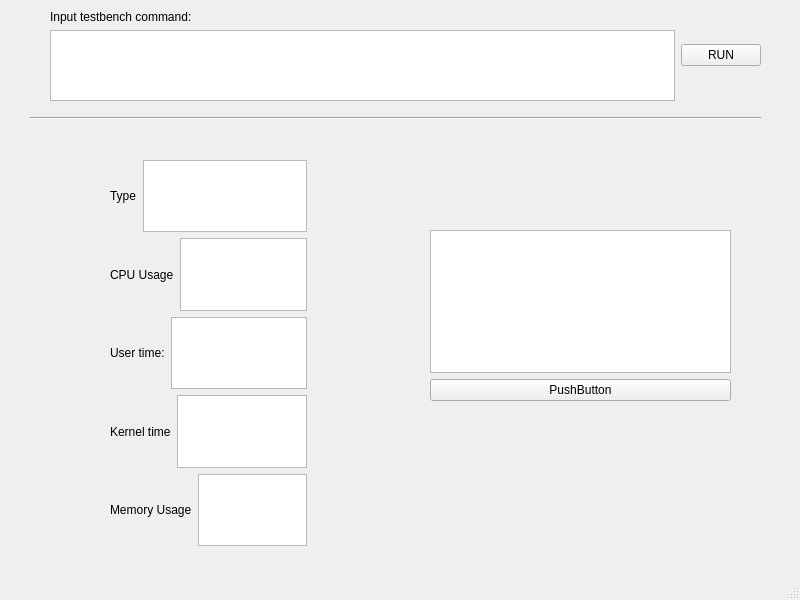
<?xml version="1.0" encoding="UTF-8"?>
<ui version="4.0">
 <class>MainWindow</class>
 <widget class="QMainWindow" name="MainWindow">
  <property name="geometry">
   <rect>
    <x>0</x>
    <y>0</y>
    <width>800</width>
    <height>600</height>
   </rect>
  </property>
  <property name="windowTitle">
   <string>MainWindow</string>
  </property>
  <widget class="QWidget" name="centralwidget">
   <widget class="Line" name="line">
    <property name="geometry">
     <rect>
      <x>30</x>
      <y>110</y>
      <width>731</width>
      <height>16</height>
     </rect>
    </property>
    <property name="orientation">
     <enum>Qt::Horizontal</enum>
    </property>
   </widget>
   <widget class="QWidget" name="verticalLayoutWidget">
    <property name="geometry">
     <rect>
      <x>430</x>
      <y>230</y>
      <width>301</width>
      <height>171</height>
     </rect>
    </property>
    <layout class="QVBoxLayout" name="verticalLayout">
     <item>
      <widget class="QGraphicsView" name="graphicsView"/>
     </item>
     <item>
      <widget class="QPushButton" name="pushButton_2">
       <property name="text">
        <string>PushButton</string>
       </property>
      </widget>
     </item>
    </layout>
   </widget>
   <widget class="QWidget" name="verticalLayoutWidget_2">
    <property name="geometry">
     <rect>
      <x>110</x>
      <y>160</y>
      <width>197</width>
      <height>386</height>
     </rect>
    </property>
    <layout class="QVBoxLayout" name="verticalLayout_2">
     <item>
      <layout class="QHBoxLayout" name="horizontalLayout_8">
       <item>
        <widget class="QLabel" name="label_8">
         <property name="text">
          <string>Type</string>
         </property>
        </widget>
       </item>
       <item>
        <widget class="QTextEdit" name="textEdit_8"/>
       </item>
       <item>
        <spacer name="horizontalSpacer_7">
         <property name="orientation">
          <enum>Qt::Horizontal</enum>
         </property>
         <property name="sizeHint" stdset="0">
          <size>
           <width>40</width>
           <height>20</height>
          </size>
         </property>
        </spacer>
       </item>
      </layout>
     </item>
     <item>
      <layout class="QHBoxLayout" name="horizontalLayout_4">
       <item>
        <widget class="QLabel" name="label_4">
         <property name="text">
          <string>CPU Usage</string>
         </property>
        </widget>
       </item>
       <item>
        <widget class="QTextEdit" name="textEdit_4"/>
       </item>
       <item>
        <spacer name="horizontalSpacer_3">
         <property name="orientation">
          <enum>Qt::Horizontal</enum>
         </property>
         <property name="sizeHint" stdset="0">
          <size>
           <width>40</width>
           <height>20</height>
          </size>
         </property>
        </spacer>
       </item>
      </layout>
     </item>
     <item>
      <layout class="QHBoxLayout" name="horizontalLayout">
       <item>
        <widget class="QLabel" name="label_2">
         <property name="text">
          <string>User time:</string>
         </property>
        </widget>
       </item>
       <item>
        <widget class="QTextEdit" name="textEdit_2"/>
       </item>
       <item>
        <spacer name="horizontalSpacer">
         <property name="orientation">
          <enum>Qt::Horizontal</enum>
         </property>
         <property name="sizeHint" stdset="0">
          <size>
           <width>40</width>
           <height>20</height>
          </size>
         </property>
        </spacer>
       </item>
      </layout>
     </item>
     <item>
      <layout class="QHBoxLayout" name="horizontalLayout_3">
       <item>
        <widget class="QLabel" name="label_3">
         <property name="text">
          <string>Kernel time</string>
         </property>
        </widget>
       </item>
       <item>
        <widget class="QTextEdit" name="textEdit_3"/>
       </item>
       <item>
        <spacer name="horizontalSpacer_2">
         <property name="orientation">
          <enum>Qt::Horizontal</enum>
         </property>
         <property name="sizeHint" stdset="0">
          <size>
           <width>40</width>
           <height>20</height>
          </size>
         </property>
        </spacer>
       </item>
      </layout>
     </item>
     <item>
      <layout class="QHBoxLayout" name="horizontalLayout_5">
       <item>
        <widget class="QLabel" name="label_5">
         <property name="text">
          <string>Memory Usage</string>
         </property>
        </widget>
       </item>
       <item>
        <widget class="QTextEdit" name="textEdit_5"/>
       </item>
       <item>
        <spacer name="horizontalSpacer_4">
         <property name="orientation">
          <enum>Qt::Horizontal</enum>
         </property>
         <property name="sizeHint" stdset="0">
          <size>
           <width>40</width>
           <height>20</height>
          </size>
         </property>
        </spacer>
       </item>
      </layout>
     </item>
    </layout>
   </widget>
   <widget class="QWidget" name="horizontalLayoutWidget_6">
    <property name="geometry">
     <rect>
      <x>50</x>
      <y>10</y>
      <width>711</width>
      <height>91</height>
     </rect>
    </property>
    <layout class="QHBoxLayout" name="horizontalLayout_9">
     <item>
      <layout class="QVBoxLayout" name="verticalLayout_3">
       <item>
        <widget class="QLabel" name="label">
         <property name="text">
          <string>Input testbench command:</string>
         </property>
        </widget>
       </item>
       <item>
        <widget class="QTextEdit" name="textEdit"/>
       </item>
       <item>
        <spacer name="verticalSpacer">
         <property name="orientation">
          <enum>Qt::Vertical</enum>
         </property>
         <property name="sizeHint" stdset="0">
          <size>
           <width>20</width>
           <height>40</height>
          </size>
         </property>
        </spacer>
       </item>
      </layout>
     </item>
     <item>
      <widget class="QPushButton" name="pushButton">
       <property name="text">
        <string>RUN</string>
       </property>
      </widget>
     </item>
    </layout>
   </widget>
  </widget>
  <widget class="QMenuBar" name="menubar">
   <property name="geometry">
    <rect>
     <x>0</x>
     <y>0</y>
     <width>800</width>
     <height>22</height>
    </rect>
   </property>
  </widget>
  <widget class="QStatusBar" name="statusbar"/>
 </widget>
 <resources/>
 <connections/>
</ui>
